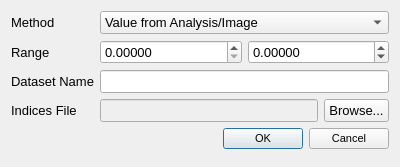
<?xml version="1.0" encoding="UTF-8"?>
<ui version="4.0">
 <class>DataExtractorDialog</class>
 <widget class="QDialog" name="DataExtractorDialog">
  <property name="geometry">
   <rect>
    <x>0</x>
    <y>0</y>
    <width>400</width>
    <height>167</height>
   </rect>
  </property>
  <property name="font">
   <font>
    <pointsize>10</pointsize>
   </font>
  </property>
  <property name="windowTitle">
   <string>New Dataset from Image</string>
  </property>
  <layout class="QFormLayout" name="formLayout">
   <item row="1" column="0">
    <widget class="QLabel" name="rangeLabel">
     <property name="text">
      <string>Range</string>
     </property>
    </widget>
   </item>
   <item row="1" column="1">
    <layout class="QHBoxLayout" name="horizontalLayout_2">
     <item>
      <widget class="QDoubleSpinBox" name="lowerDoubleSpinBox">
       <property name="decimals">
        <number>5</number>
       </property>
       <property name="maximum">
        <double>1000000000.000000000000000</double>
       </property>
      </widget>
     </item>
     <item>
      <widget class="QDoubleSpinBox" name="upperDoubleSpinBox">
       <property name="decimals">
        <number>5</number>
       </property>
       <property name="minimum">
        <double>-1000000000.000000000000000</double>
       </property>
       <property name="maximum">
        <double>1000000000.000000000000000</double>
       </property>
      </widget>
     </item>
    </layout>
   </item>
   <item row="3" column="0">
    <widget class="QLabel" name="nameLabel">
     <property name="text">
      <string>Dataset Name</string>
     </property>
    </widget>
   </item>
   <item row="3" column="1">
    <widget class="QLineEdit" name="nameLineEdit"/>
   </item>
   <item row="5" column="1">
    <widget class="QDialogButtonBox" name="buttonBox">
     <property name="font">
      <font>
       <pointsize>8</pointsize>
      </font>
     </property>
     <property name="orientation">
      <enum>Qt::Horizontal</enum>
     </property>
     <property name="standardButtons">
      <set>QDialogButtonBox::Cancel|QDialogButtonBox::Ok</set>
     </property>
    </widget>
   </item>
   <item row="4" column="1">
    <layout class="QHBoxLayout" name="indicesLayout">
     <item>
      <widget class="QLineEdit" name="filenameLineEdit">
       <property name="enabled">
        <bool>false</bool>
       </property>
      </widget>
     </item>
     <item>
      <widget class="QPushButton" name="browsePushButton">
       <property name="minimumSize">
        <size>
         <width>65</width>
         <height>0</height>
        </size>
       </property>
       <property name="maximumSize">
        <size>
         <width>65</width>
         <height>16777215</height>
        </size>
       </property>
       <property name="text">
        <string>Browse...</string>
       </property>
      </widget>
     </item>
    </layout>
   </item>
   <item row="4" column="0">
    <widget class="QLabel" name="indicesLabel">
     <property name="text">
      <string>Indices File</string>
     </property>
    </widget>
   </item>
   <item row="0" column="0">
    <widget class="QLabel" name="methodLabel">
     <property name="text">
      <string>Method</string>
     </property>
    </widget>
   </item>
   <item row="0" column="1">
    <widget class="QComboBox" name="methodComboBox">
     <item>
      <property name="text">
       <string>Value from Analysis/Image</string>
      </property>
     </item>
     <item>
      <property name="text">
       <string>Index File</string>
      </property>
     </item>
    </widget>
   </item>
  </layout>
 </widget>
 <resources/>
 <connections>
  <connection>
   <sender>buttonBox</sender>
   <signal>accepted()</signal>
   <receiver>DataExtractorDialog</receiver>
   <slot>accept()</slot>
   <hints>
    <hint type="sourcelabel">
     <x>248</x>
     <y>254</y>
    </hint>
    <hint type="destinationlabel">
     <x>157</x>
     <y>274</y>
    </hint>
   </hints>
  </connection>
  <connection>
   <sender>buttonBox</sender>
   <signal>rejected()</signal>
   <receiver>DataExtractorDialog</receiver>
   <slot>reject()</slot>
   <hints>
    <hint type="sourcelabel">
     <x>316</x>
     <y>260</y>
    </hint>
    <hint type="destinationlabel">
     <x>286</x>
     <y>274</y>
    </hint>
   </hints>
  </connection>
 </connections>
</ui>
